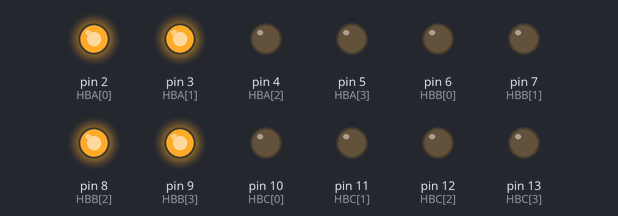
Simulated run of this sketch. Board: Arduino Uno, built with avr-gcc and run on an emulated ATmega328P. Parts: output pins drawn as LEDs (lit = HIGH).

Above: at 0.1 s.
Timing chart, 0 to 1.6 s (numbered marks = the images above):
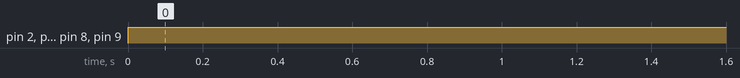

Measured:
- by itself, pin 2 (HBA[0]), pin 3 (HBA[1]), pin 8 (HBB[2]), pin 9 (HBB[3]): LOW → HIGH at 0.00 s

The sketch:

motor-control.ino
```cpp
#define FORWARDS true
#define BACKWARDS false

// { switch A1, A2, B1, B2. interrupt pin }
int HBA[] = {2, 3, 4, 5};
int HBB[] = {6, 7, 8, 9};
int HBC[] = {10, 11, 12, 13};


// switching params
// volatile bool HBX_to_switch[] = { false, false, false };
volatile int HBX_cycle_state = 0;
volatile bool HBX_second_half = false;

// interrupt array
int HBX_interrupt_pins[] = { 18, 19, 20 };

// function prototypes
void switchPair(int HBX[4], bool direction = false, bool off = false); // might comment this out if compiling and uploading with Arduino IDE

void setup()
{
    // for (auto &&i : HBA) { pinMode(i, OUTPUT); }
    // for (auto &&i : HBB) { pinMode(i, OUTPUT); }
    // for (auto &&i : HBC) { pinMode(i, OUTPUT); }
    // for (int i = 0; i < 4; i++) { pinMode(HBA[i], OUTPUT); }
    // for (int i = 0; i < 4; i++) { pinMode(HBB[i], OUTPUT); }
    // for (int i = 0; i < 4; i++) { pinMode(HBC[i], OUTPUT); }
    for (int i = 0; i < 4; i++)
    {
        pinMode(HBA[i], OUTPUT);
        pinMode(HBB[i], OUTPUT);
        pinMode(HBC[i], OUTPUT);
    }

    // initializing interrupts
    attachInterrupt(digitalPinToInterrupt(HBX_interrupt_pins[0]), switch_A, RISING); // A
    attachInterrupt(digitalPinToInterrupt(HBX_interrupt_pins[1]), switch_B, RISING); // B
    attachInterrupt(digitalPinToInterrupt(HBX_interrupt_pins[2]), switch_C, RISING); // C
}

void loop()
{
    switch (HBX_cycle_state)
    {
    case 0:
        switchPair(HBA, !HBX_second_half);
        switchPair(HBB, HBX_second_half);
        switchPair(HBC, false, true);
        break;
    case 1:
        switchPair(HBA, false, true);
        switchPair(HBB, !HBX_second_half);
        switchPair(HBC, HBX_second_half);
        break;
    case 2:
        switchPair(HBA, HBX_second_half);
        switchPair(HBB, false, true);
        switchPair(HBC, !HBX_second_half);
        break;
    default:
        break;
    }
}

void switchPair(int HBX[4], bool direction = false, bool off = false)
{
    auto level = LOW;
    auto level2 = LOW;
    /*if (off)
    {
        level = LOW;
        level2 = LOW;
    }
    else
    {
        level = direction ? HIGH : LOW;
        level2 = direction ? LOW : HIGH;
    }

    for (int i = 0; i < 2; i++)
    {
        digitalWrite(HBX[i * 2], level);
    }
    for (int i = 0; i < 2; i++)
    {
        digitalWrite(HBX[(i * 2) + 1], level2);
    }*/
    if (!off)
    {
        level = direction ? HIGH : LOW;   // A1, A2
        level2 = direction ? LOW : HIGH;   // B1, B2
    }
    // A1, A2
    digitalWrite(HBX[0], level);
    digitalWrite(HBX[1], level);

    // B1, B2
    digitalWrite(HBX[2], level2);
    digitalWrite(HBX[3], level2);
}

void switch_A()
{
    HBX_cycle_state = 0;
    HBX_second_half = !HBX_second_half;
}
void switch_B()
{
    HBX_cycle_state = 1;
    HBX_second_half = !HBX_second_half;
}
void switch_C()
{
    HBX_cycle_state = 2;
    HBX_second_half = !HBX_second_half;
}
```
